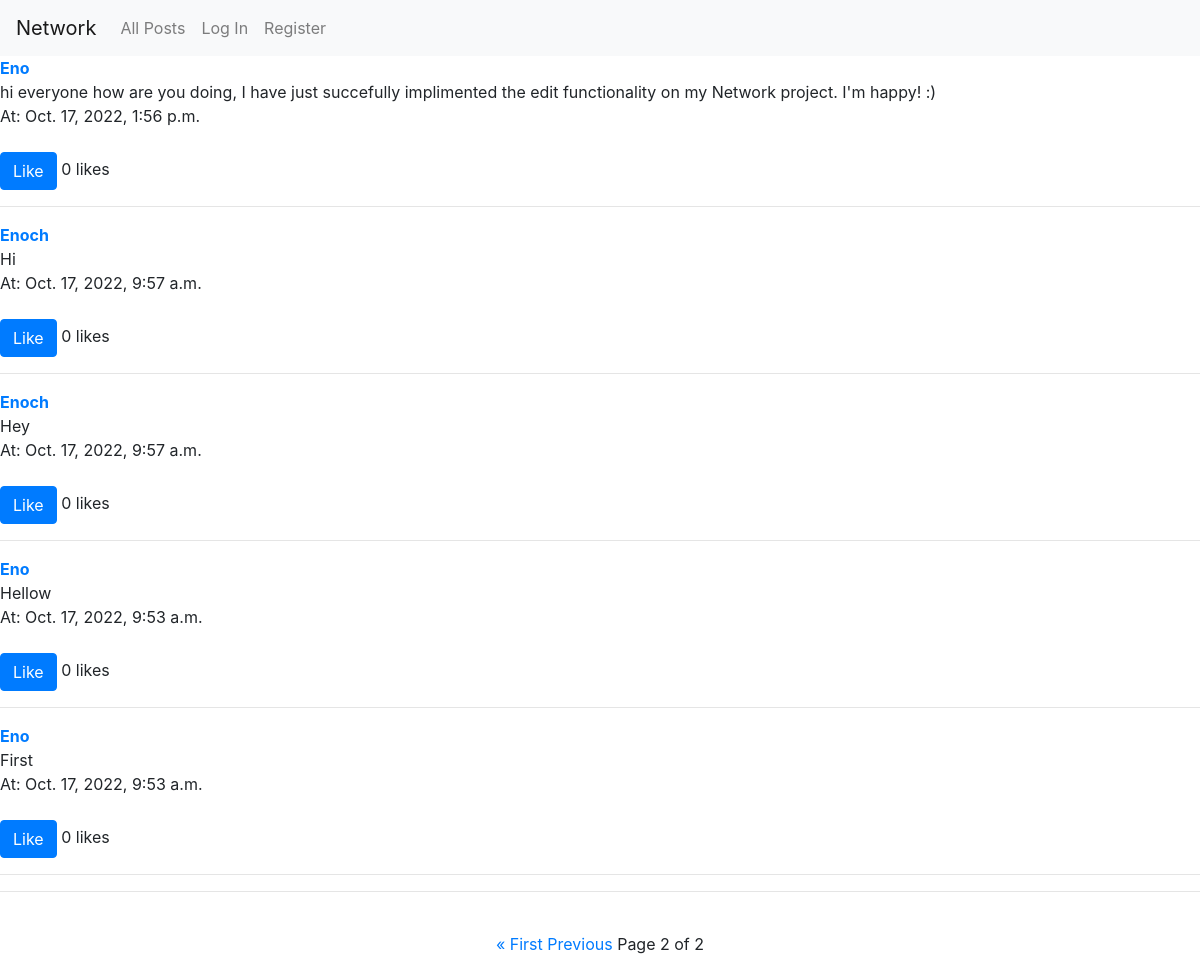
Screenshot of /?page=2 with the database file from the repository.
### network/models.py (models this page shows, shortened)
class Post(models.Model):
    body = models.TextField()
    author = models.ForeignKey("User", on_delete=models.CASCADE, related_name="posts")
    date = models.DateTimeField(auto_now_add = True)
    likes = models.ManyToManyField("User", related_name="post_likes")
    def total_likes(self):
        return self.likes.count()

class User(AbstractUser):
    pass

### network/views.py (the view)
# urls.py: path("", views.index, name="index"),
def index(request):
    posts = Post.objects.all().order_by('-date')
    paginator = Paginator(posts, 10)
    page = request.GET.get('page')
    post = paginator.get_page(page)
    return render(request, "network/index.html", {
        "post": post
    })

### network/templates/network/index.html (shortened to what this page needs)
{% extends "network/layout.html" %}
{% load static %}
{% block body %}
    {% for post in post %}
    <div class="post_item index_post" value="{{post.id}}">
        <strong><a href="{% url 'profile' post.author %}">{{post.author}}</a></strong>
        <div class="post-body">
           <div class="original">{{ post.body }}</div>
           <div class="time">At: {{ post.date }}</div>
        </div>
        <br>
        <div class="like-post">
            <form>
                {% if request.user in post.likes.all %}
                <button class="btn btn-primary like-btn" id="unlike" value="{{post.id}}">Unlike</button>
                {% else %}
                <button class="btn btn-primary like-btn"  id="like" value="{{post.id}}">Like</button>
                {% endif %}
                <span class="likes-count">{{ post.total_likes }}</span> likes
            </form>
        </div>
        <hr>
    </div>
    {% endfor %}
    <center>
        <hr><br>
        {% if post.has_previous %}
        <a id="first" href="?page=1">&laquo First</a>
        <a id="priv" href="?page={{ post.previous_page_number }}">Previous</a>
        {% endif %}
        Page {{ post.number }} of {{ post.paginator.num_pages }}
        <br>
        <br>
    </center>
{% endblock %}

### rows the page displays
Post: author "Eno", body "hi everyone how are you doing, I have just succefully implimented the edit functionality on my Network project. I'm happy! :)", date "Oct. 17, 2022, 1:56 p.m.", total_likes "0"
Post: author "Enoch", body "Hi", date "Oct. 17, 2022, 9:57 a.m.", total_likes "0"
Post: author "Enoch", body "Hey", date "Oct. 17, 2022, 9:57 a.m.", total_likes "0"
Post: author "Eno", body "Hellow", date "Oct. 17, 2022, 9:53 a.m.", total_likes "0"
Post: author "Eno", body "First", date "Oct. 17, 2022, 9:53 a.m.", total_likes "0"

### other values shown
{{ post.number }} "2"
{{ post.paginator.num_pages }} "2"
